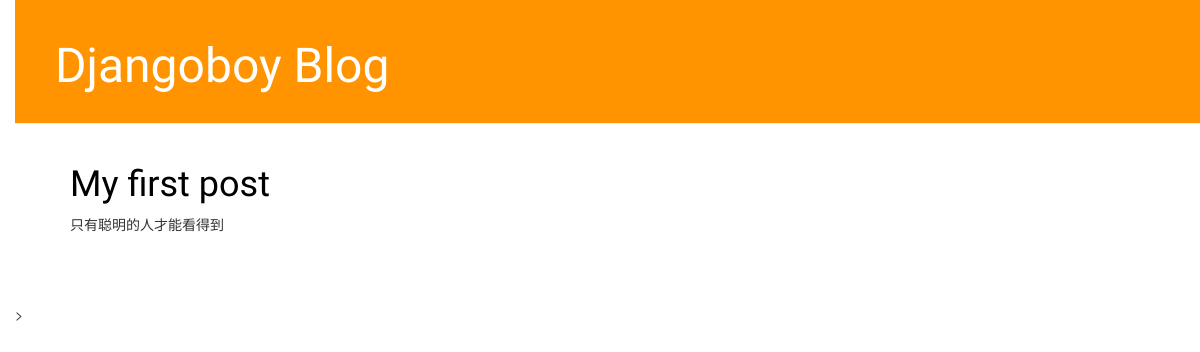
Before: / with the older database file.
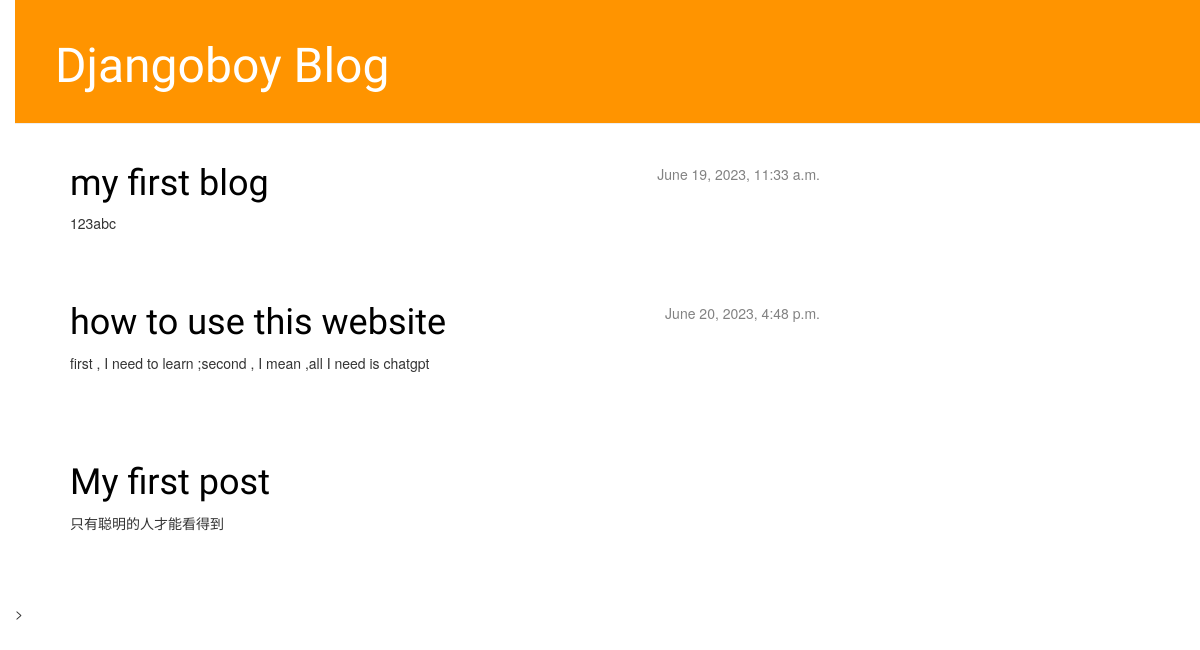
After: the same page with the newer database file.
### blog/models.py (models this page shows, shortened)
class Post(models.Model):
    author = models.ForeignKey(settings.AUTH_USER_MODEL, on_delete=models.CASCADE)
    title = models.CharField(max_length=200)
    text = models.TextField()
    created_date = models.DateTimeField(
            default=timezone.now)
    published_date = models.DateTimeField(
            blank=True, null=True)

### blog/views.py (the view)
# urls.py: path('', blog.views.post_list, name='post_list'),
def post_list(request):
    posts = Post.objects.filter(published_date__lte=timezone.now()).order_by('published_date')
    return render(request, 'blog/post_list.html', {'posts': posts})

### blog/templates/blog/post_list.html (shortened to what this page needs)
<!DOCTYPE html>
  {% load static %}
<html>
    <head>
        <link rel="stylesheet" href="//maxcdn.bootstrapcdn.com/bootstrap/3.2.0/css/bootstrap.min.css">
        <link rel="stylesheet" href="//maxcdn.bootstrapcdn.com/bootstrap/3.2.0/css/bootstrap-theme.min.css">
        <link rel="stylesheet" href="{% static 'css/blog.css' %}">
    </head>
    <body>
       <div class="page-header">
        <h1><a href="/">Djangoboy Blog</a></h1>
    </div>
     <div class="content container">
        <div class="row">
            <div class="col-md-8">
                {% for post in posts %}
                    <div class="post">
                        <div class="date">
                            {{ post.published_date }}
                        </div>
                        <h1><a href="">{{ post.title }}</a></h1>
                        <p>{{ post.text|linebreaksbr }}</p>
                    </div>
                {% endfor %}
            </div>
        </div>
    </div>
       <div class="content container">
        <div class="row">
            <div class="col-md-8">
                 <div class="post">
            <h1><a href="">My first post</a></h1>
            <p>只有聪明的人才能看得到</p>
               </div>
            </div>
         </div>
       </div>>
    </body>
</html>

### blog/static/css/blog.css (style rules this page uses)
h1 a { color: #FCA205; font-family: 'Lobster'; }
body { padding-left: 15px; }
.page-header { background-color: #ff9400; margin-top: 0; padding: 20px 20px 20px 40px; }
.page-header h1, .page-header h1 a, .page-header h1 a:visited, .page-header h1 a:active { color: #ffffff; font-size: 36pt; text-decoration: none; }
.content { margin-left: 40px; }
h1, h2, h3, h4 { font-family: 'Lobster', cursive; }
.date { float: right; color: #828282; }
.post { margin-bottom: 70px; }
.post h1 a, .post h1 a:visited { color: #000000; }

Changed rows visible on the page:
added Post: published_date "June 19, 2023, 11:33 a.m.", title "my first blog", text "123abc"
added Post: published_date "June 20, 2023, 4:48 p.m.", title "how to use this website", text "first , I need to learn ;second , I mean ,all I need is chatgpt"
